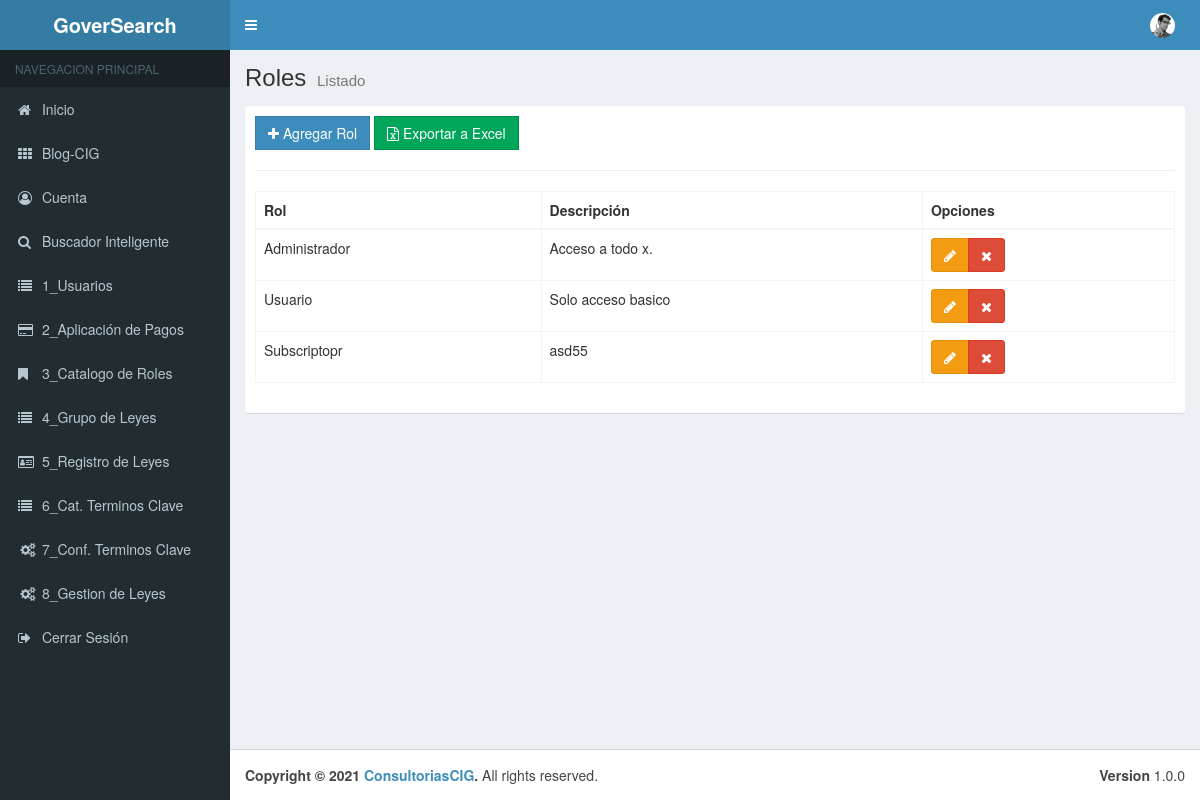
/00_Menu/cRoles, run on an earlier commit of the app's database.
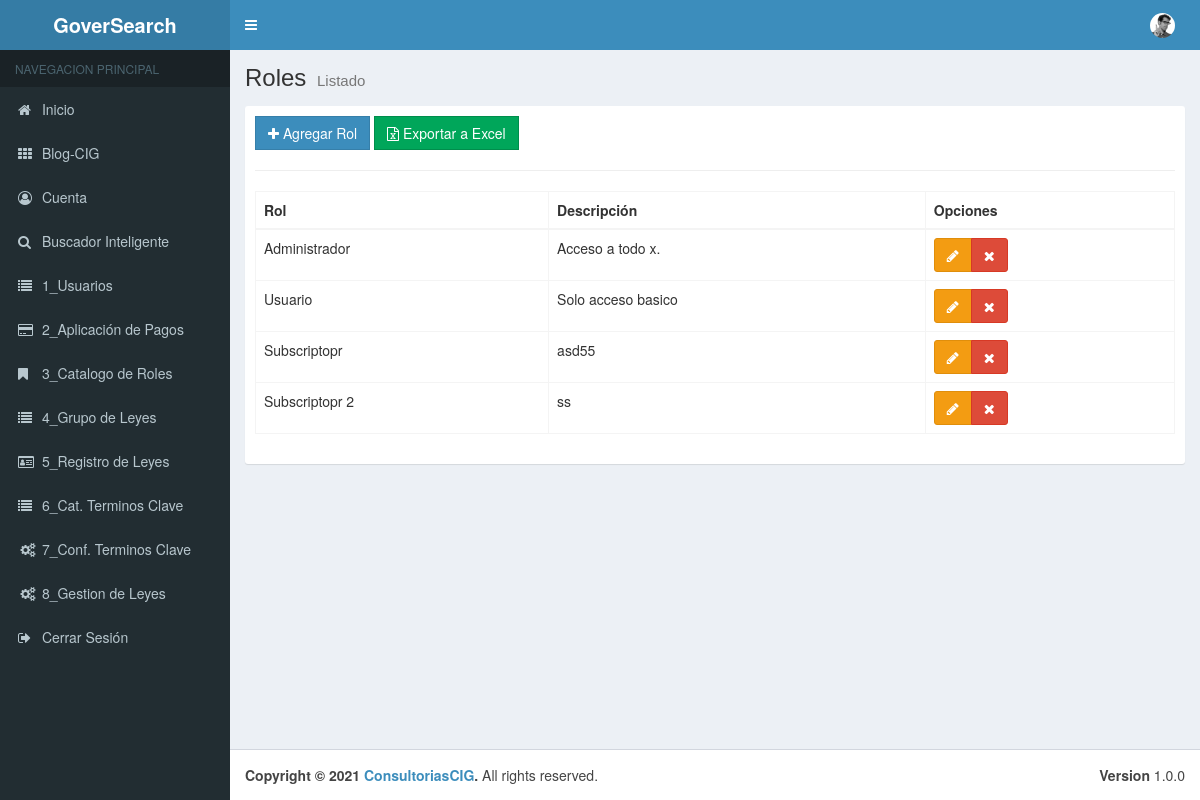
And on a later commit of the database.
### tables this page shows
CREATE TABLE `tbl_roles` (
  `pk_Rol` int(11) NOT NULL,
  `Nombre_Rol` varchar(50) NOT NULL,
  `Descripcion` varchar(50) NOT NULL,
  `Estado` bit(1) NOT NULL
);

### application/controllers/00_Menu/cRoles.php (called while the page is built, shortened)
<?php
class cRoles extends CI_Controller {
	public function __construct(){
		$this->load->model("Roles_Model");
	}
	public function index()
	{
		$data = array(
			'roles' =>$this->Roles_Model->getRoles(),
	   );
		$this->load->view("layouts/header");
		$this->load->view("layouts/aside");
		$this->load->view("admin/01_Menu/vRoles/list", $data);
		$this->load->view("layouts/footer");
	}
}

### index.php (called while the page is built, shortened)
<?php
require_once BASEPATH.'core/CodeIgniter.php';

### application/models/Roles_Model.php (called while the page is built, shortened)
<?php
class Roles_Model extends CI_Model {
    public function getRoles(){
        $this->db->where("Estado","1");
        $resultados = $this->db->get("TBL_Roles");
        return $resultados->result();
    }
}

### application/views/admin/01_Menu/vRoles/list.php (the view, shortened to what this page needs)
<div class="content-wrapper">
    <section class="content-header">
        <h1>
        Roles
        <small>Listado</small>
        </h1>
    </section>
    <section class="content">
        <div class="box box-solid">
            <div class="box-body">
                    <div class="row">
                        <div class="col-md-12">
                            <a href="<?php echo base_url();?>00_Menu/cRoles/add" class="btn btn-primary btn-flat"><span class="fa fa-plus"></span> Agregar Rol</a>
                            <a href="<?php echo base_url();?>00_Menu/cReg_Leyes/add" class="btn btn-success btn-flat"><span class="fa fa-file-excel-o"></span> Exportar a Excel</a>
                        </div>
                    </div>
                <hr>
                    <div class="row">
                        <div class="col-md-12">
                            <table id="example1" class="table table-bordered table-hover">
                                <thead>
                                <tr>
                                    <th>Rol</th>
                                    <th>Descripción</th>
                                    <th>Opciones</th>
                                    </tr>
                                </thead>
                                <tbody>
                                    <?php if(!empty($roles)):?>
                                        <?php foreach($roles as $rol):?>
                                            <tr>
                                                <td><?php echo $rol->Nombre_Rol;?></td>
                                                <td><?php echo $rol->Descripcion;?></td>
                                                <td>
                                                    <div class="btn-group">
                                                        <a href="<?php echo base_url()?>00_Menu/cRoles/edit/<?php echo $rol->pk_Rol;?>" class="btn btn-warning"><span class="fa fa-pencil"></span></a>
                                                        <a href="<?php echo base_url();?>00_Menu/cRoles/delete/<?php echo $rol->pk_Rol;?>" class="btn btn-danger btn-remove"><span class="fa fa-remove"></span></a>                                                            </div>
                                                </td>
                                            </tr>
                                        <?php endforeach;?>
                                    <?php endif;?>
                                </tbody>
                            </table>
                        </div>
                    </div>
            </div>
        </div>
    </section>
</div>

What changed in the data, as far as the page shows it:
added tbl_roles: Nombre_Rol "Subscriptopr 2", Descripcion "ss"
